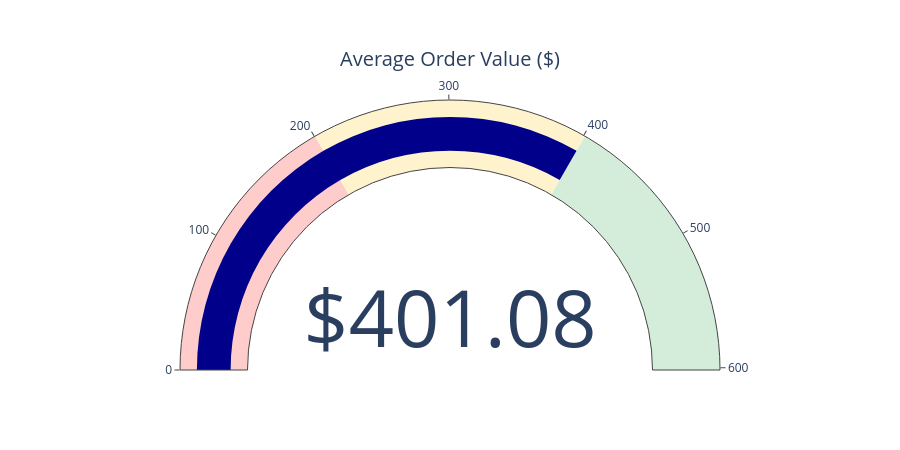

Here is the notebook cell this chart was saved with:
### Markdown cell above
Average order value(AOV)

### Code cell
# Calculate AOV
total_revenue = df['Sales'].sum()
total_orders = df['OrderID'].nunique()

aov = total_revenue / total_orders

fig = go.Figure(go.Indicator(
    mode="gauge+number",
    value=aov,
    title={'text': "Average Order Value ($)"},
    number={'prefix': '$', 'valueformat': ',.2f'},
    gauge={
        'axis': {'range': [0, aov * 1.5]},
        'bar': {'color': "darkblue"},
        'steps': [
            {'range': [0, aov * 0.5], 'color': "#ffcccc"},
            {'range': [aov * 0.5, aov], 'color': "#fff3cd"},
            {'range': [aov, aov * 1.5], 'color': "#d4edda"}
        ]
    }
))

fig.update_layout(
    template="plotly_white",
    height=450
)

fig.show()

### Figure 1 — Plotly figure (JSON) as saved in the notebook; plotly's stock layout.template omitted (floating-point values rounded to 4 significant figures)
{"data": [{"gauge": {"axis": {"range": [0, 601.6]}, "bar": {"color": "darkblue"}, "steps": [{"color": "#ffcccc", "range": [0, 200.5]}, {"color": "#fff3cd", "range": [200.5, 401.1]}, {"color": "#d4edda", "range": [401.1, 601.6]}]}, "mode": "gauge+number", "number": {"prefix": "$", "valueformat": ",.2f"}, "title": {"text": "Average Order Value ($)"}, "type": "indicator", "value": 401.1}], "layout": {"height": 450}}
